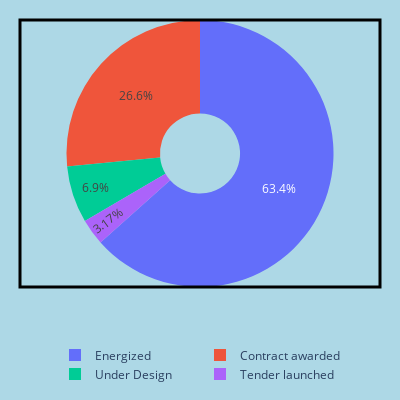

Source (notebook cell):
### Code cell
import pandas as pd
import plotly.express as px

import pandas as pd
import plotly.express as px

def plot_facility_status_pie(df: pd.DataFrame, width: int = 600, height: int = 400):
    """
    Create a pie chart of facility status distribution
    with the legend displayed horizontally below the chart.

    Parameters
    ----------
    df : pandas.DataFrame
        Facilities dataset with a 'Status' column.
    width : int
        Width of the chart in pixels.
    height : int
        Height of the chart in pixels.

    Returns
    -------
    fig : plotly.graph_objects.Figure
        Interactive pie chart figure.
    """
    # Count facilities by status
    status_counts = df['Status'].value_counts().reset_index()
    status_counts.columns = ['Status', 'Count']

    # Build pie chart
    fig = px.pie(
        status_counts,
        names="Status",
        values="Count",
        hole=0.3,
        width=width,
        height=height
    )

    # Place legend below the chart
    fig.update_layout(
        autosize=False,  # don't let Plotly resize on its own
        width=width,
        height=height,
        title=None,
        legend=dict(
            orientation="h",   # horizontal layout
            x=0.5,             # center horizontally
            xanchor="center",
            y=-0.2             # below chart
        ),
        margin=dict(l=20, r=20, t=20, b=80),
        plot_bgcolor="lightyellow",   # chart area background
        paper_bgcolor="lightblue"   # whole figure background
    )
        # Add bounding box (rectangle across entire figure)
    fig.add_shape(
        type="rect",
        x0=0, y0=0, x1=1, y1=1,  # normalized coordinates (0–1 = whole figure)
        xref="paper", yref="paper",
        line=dict(color="black", width=3),
        fillcolor="rgba(0,0,0,0)"  # transparent fill
    )

    return fig


fig = plot_facility_status_pie(df, width=400, height=400)

# Inspect the width/height stored in layout
print("Figure size (requested):", fig.layout.width, "x", fig.layout.height)

fig.show()

### Figure 1 — Plotly figure (JSON) as saved in the notebook; plotly's stock layout.template omitted (floating-point values rounded to 4 significant figures)
{"data": [{"domain": {"x": [0.0, 1.0], "y": [0.0, 1.0]}, "hole": 0.3, "hovertemplate": "Status=%{label}<br>Count=%{value}<extra></extra>", "labels": ["Energized", "Contract awarded", "Under Design", "Tender launched"], "legendgroup": "", "name": "", "showlegend": true, "values": [2683, 1124, 292, 134], "type": "pie"}], "layout": {"legend": {"tracegroupgap": 0, "orientation": "h", "x": 0.5, "xanchor": "center", "y": -0.2}, "margin": {"t": 20, "l": 20, "r": 20, "b": 80}, "height": 400, "width": 400, "autosize": false, "title": {}, "plot_bgcolor": "lightyellow", "paper_bgcolor": "lightblue", "shapes": [{"fillcolor": "rgba(0,0,0,0)", "line": {"color": "black", "width": 3}, "type": "rect", "x0": 0, "x1": 1, "xref": "paper", "y0": 0, "y1": 1, "yref": "paper"}]}}
